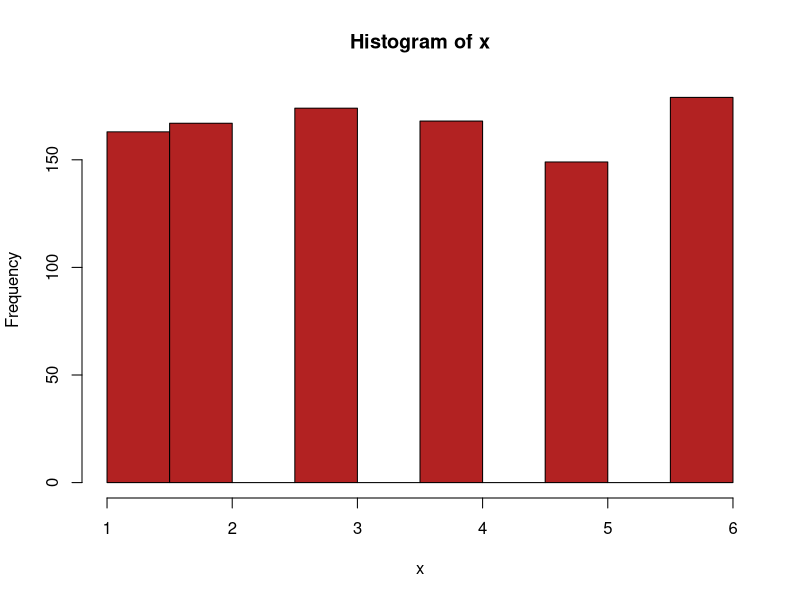
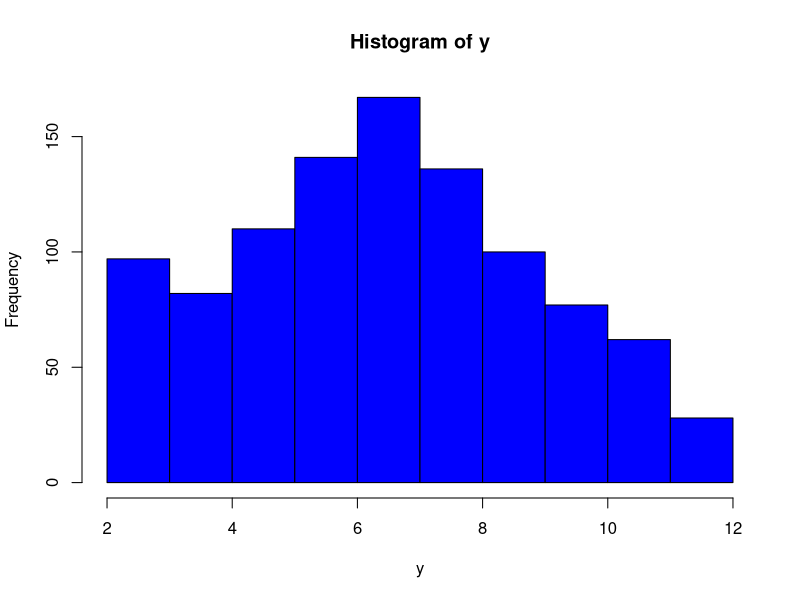

Source code (R) for these figures, in order:

#
# Intro to Data Science: R homework for week 3
#

#@ 1
# Assign to variable x a vector of length 10 of
# randomly-generated numbers from 1 to 3.  (Hint: consider
# using function 'sample', and if you use it, think about
# parameter 'replace'.)
# (assignment to x)
x = sample(1:3,10,TRUE)

#@ 2
# Assign to variable x a vector of ten
# simulated throws of a die.  Let the possible die values be 1,...,6.
# (assignment to x)
x = sample(c(1:6),10,TRUE)

#@ 3
# Assign to vector x 1000 simulated rolls of a die.  In other
# words, the vector x should contain 1000 values.
# (assignment to x)
x = sample(c(1:6),1000,TRUE)

#@ 4 
# Plot a histogram using the data in your vector x.
# (plot)
hist(x, col = "firebrick")

#@ 5
# Assign 1000 simulated rolls of a die to vector x1,
# and another 1000 simulated rolls of a die to vector x2.
# (assignments to x1 and x2)
x1 = sample(c(1:6),1000,TRUE)
x2 = sample(c(1:6),1000,TRUE)

#@ 6
# When you roll two dice the sum of the two values ranges from 2 to 12.  Write 
# code to assign to vector y the sum of two dice rolled 1000 times.  In other
# words, the vector y should contain 1000 values.
# (assignment to y)
y = c(x1 + x2)

#@ 7
# Compute the fraction of the "rolls" in vector y having total value 2.
# (In other words, the fraction of rolls where both dice are 1.)  
# Assign the result to variable frac2.
# (assignment to frac2)
frac = length(y[y == 2])/1000

#@ 8
# You have just estimated the probability of rolling a total of 2 with two dice
# using simulation!
# What is the error of your estimate?  (Calculate the error as the absolute
# value of the difference between your estimate and the actual probability,
# divided by the actual probability.  If you don't know the probability of
# rolling two 1's, figure it out, using Google as a last resort.
# (expression)
abs(frac) - 0.02778

#@ 9
# Plot a histogram of the y values you got in part 6.
# (plot)
hist(y, col = "blue")

#@ 10
# Write R code for a function 'prob_total' that will take a parameter k
# and will estimate that probability of getting value k as 
# the total when rolling two dice.  Have your
# function do this by simulating 10,000 rolls of two dice,
# and looking at which fraction of these rolls resulted in
# a total value of k.
# (assignment to prob_total)
prob_total = function(k)
{
  z1 = sample(c(1:6),10000,TRUE)
  z2 = sample(c(1:6),10000,TRUE)
  q = z1 + z2
  length(q[q == k])/10000
}


#@ 11
# Call your program with parameter 7 to see the estimated
# probabiity of rolling 7.
# (expression)
prob_total(7)

#@ 12
# We now go from dice to birthdays.  Write R code to compute a vector 'bdays' 
# containing the birthdays (as a number from 1 to 365) of 30 randomly-selected people.
# This is not too different from problem 1.
# (assignment to bdays)
bdays = sample(1:365,30,TRUE)

#@ 13
# Write an R expression that computes 0 if vector x contains no duplicates, and 
# computes 1 otherwise.
# (expression)
ifelse(anyDuplicated(x),1,0)

#@ 14
# Write R code to compute the birthdays of 30
# randomly-selected people 1000 times, and assign
# to variable bday_prob the fraction of the time that 
# two people share the same birthday
# (assignment to bday_prob)

trials=100000
num_people=30
x=0
for(i in 1:trials){
  a=sample(365,num_people,replace=TRUE)
  a=sort(a)
  fact=a[2:num_people]-a[1:num_people-1]
  x=x+1-prod(fact!=0)
}
bday_prob=x/trials



#@ 15
# Write an R function that estimates the probability that
# two people among a room of randomly-selected people will
# share the same birthday.  The function should be named
# 'bday_prob', and should take a parameter 'num_people'.
# (assignment to bday_prob)
bday_prob = function (num_people)
  {
    people <- numeric(num_people * 2)
    for (i in 1:num_people * 2)      
      {
        it <- 1 - (0:(i - 1))/365
        people[i] <- 1 - prod(it)	  
      }
    return (people[num_people])
  }

#@ 16
# Test your function 'bday_prob' by calling it on input parameter values 10, 20, 30, 40, and 50
# (expression)
bday_prob(40)
#@ 17
# Create a plot that will show the estimated probability that
# two people in a room will share the same birthday.  The x axis
# of the plot should range from 5 to 50, and indicate the number
# of people in the room.  The y axis should range from 0 to 1 and
# represent the probability.  To create data for the plot, run
# your birthday on all input values of 5 to 50.
# (plot)


#@ 18
# Improve your plot by using color, by adding a title,
# x and y axis labels, and a grid.  Make the title "Esimated prob. of sharing a birthday",
# the x axis label "Number of people", and the y axis label "Prob. of sharing a birthday".
# Plot the curve as a line, not points.
# (plot)


#@ 19 
# Make another plot as in the previous problem, but this time generate the data using
# a modified version of your bday_prob function that takes 10,000 samples rather 
# than 1,000 samples.
# (plot)
bday_prob = function (num_people)
{
  people <- numeric(num_people * 2)
  for (i in 1:num_people * 2)      
  {
    it <- 1 - (0:(i - 1))/365
    people[i] <- 1 - prod(it)	  
  }
  return (people[num_people])
}

#@ 20
# Based on your code, what would you guess is the probability that two people in 
# a class of 40 people share the same birthday?
# (constant)
0.8912
